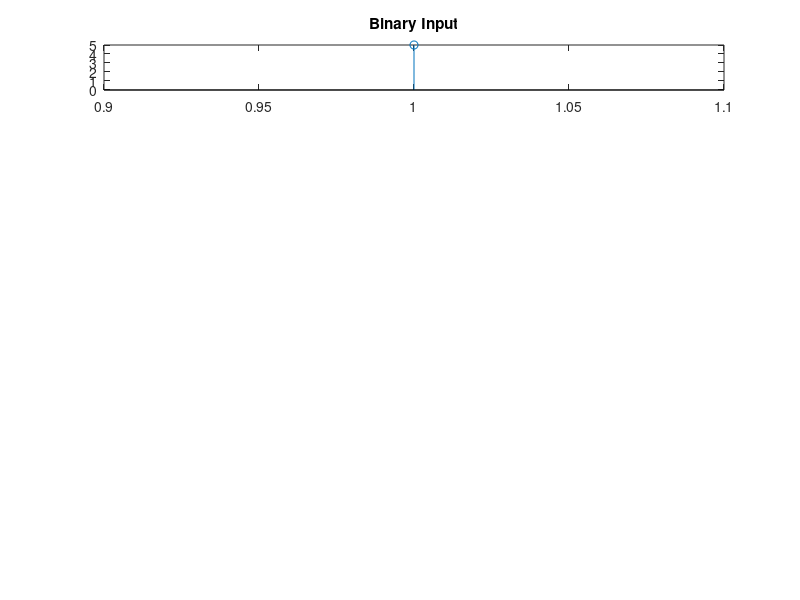

MATLAB code to generate this figure: (Note: this script raises an error after producing the figure.)
clc;
x=input('Enter the binary:');
subplot(6,1,1);
stem(x);
title('Binary Input');
a=length(x);
f1=input('Enter the Frequency f1');
f2=input('Enter the Frequency f2');
t=0:0.01:n+1;
c1=sin(2*pi*f1*t);
subplot(6,1,2);
plot(t,c1);
title('carrier with F1');
c2=sin(2*pi*f2*t);
subplot(6,1,3);
plot(t,c2);
title('carrier with F2');
for n=1:a
    t=n:0.01:n+1;
    if x(n)==1
        y=sin(2*pi*f1*t);
        subplot(6,1,4);
        plot(t,y);
        hold on;
        subplot(6,1,5);
        plot(t,y);
        hold on;
        subplot(6,1,6);
        plot(t,y);
        hold on;
        
    else
        y=sin(0);
        subplot(6,1,4);
        plot(t,y);
        hold on;
        title('Ask');
        y=sin(2*pi*f2*t);
        subplot(6,1,5);
        plot(t,y);
         hold on;
        title('Fsk');
        y=-1*sin(2*pi*f1*t);
        subplot(6,1,6);
        plot(t,y);
         hold on;
    end
end
title('Psk');